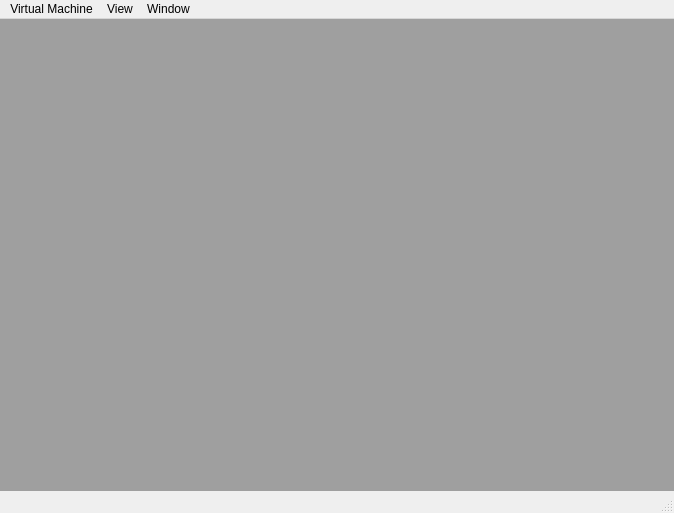
<?xml version="1.0" encoding="UTF-8"?>
<ui version="4.0">
 <class>DebuggerWindow</class>
 <widget class="QMainWindow" name="DebuggerWindow">
  <property name="geometry">
   <rect>
    <x>0</x>
    <y>0</y>
    <width>674</width>
    <height>513</height>
   </rect>
  </property>
  <property name="windowTitle">
   <string>Debugger</string>
  </property>
  <widget class="QWidget" name="centralwidget">
   <layout class="QGridLayout" name="gridLayout">
    <property name="sizeConstraint">
     <enum>QLayout::SetNoConstraint</enum>
    </property>
    <property name="leftMargin">
     <number>0</number>
    </property>
    <property name="topMargin">
     <number>0</number>
    </property>
    <property name="rightMargin">
     <number>0</number>
    </property>
    <property name="bottomMargin">
     <number>0</number>
    </property>
    <item row="0" column="0">
     <widget class="QMdiArea" name="mdiArea">
      <property name="sizePolicy">
       <sizepolicy hsizetype="Expanding" vsizetype="Expanding">
        <horstretch>0</horstretch>
        <verstretch>0</verstretch>
       </sizepolicy>
      </property>
     </widget>
    </item>
   </layout>
  </widget>
  <widget class="QMenuBar" name="menubar">
   <property name="geometry">
    <rect>
     <x>0</x>
     <y>0</y>
     <width>674</width>
     <height>21</height>
    </rect>
   </property>
   <widget class="QMenu" name="menu_Virtual_Machine">
    <property name="title">
     <string>Virtual Machine</string>
    </property>
    <addaction name="actionResume"/>
    <addaction name="actionStep_CPU"/>
    <addaction name="actionfind_word_value"/>
    <addaction name="actionFind_Word_Half_Value"/>
    <addaction name="actionAssemble_JAL"/>
    <addaction name="actionReanalyse_ee"/>
    <addaction name="actionFind_Functions"/>
   </widget>
   <widget class="QMenu" name="menuView">
    <property name="title">
     <string>View</string>
    </property>
    <widget class="QMenu" name="menuKernelObjects">
      <property name="title">
        <string>Kernel Objects</string>
      </property>
    </widget>
    <addaction name="actionView_Disassmebly"/>
    <addaction name="actionMemory"/>
    <addaction name="actionCall_Stack"/>
    <addaction name="actionFunctions"/>
    <addaction name="actionELF_File_Information"/>
    <addaction name="menuKernelObjects"/>
    <addaction name="actionView_Registers"/>
    <addaction name="separator"/>
    <addaction name="actionEmotionEngine_View"/>
    <addaction name="actionVector_Unit_0"/>
    <addaction name="actionVector_Unit_1"/>
    <addaction name="actionIOP_View"/>
   </widget>
   <widget class="QMenu" name="menuWindow">
    <property name="title">
     <string>Window</string>
    </property>
    <addaction name="actionCascade"/>
    <addaction name="actionTile"/>
    <addaction name="actionLayout_1024x768"/>
	<addaction name="actionLayout_1280x800"/>
    <addaction name="actionLayout_1280x1024"/>
    <addaction name="actionLayout_1600x1200"/>
   </widget>
   <addaction name="menu_Virtual_Machine"/>
   <addaction name="menuView"/>
   <addaction name="menuWindow"/>
  </widget>
  <widget class="QStatusBar" name="statusbar"/>
  <action name="actionResume">
   <property name="text">
    <string>Resume</string>
   </property>
   <property name="shortcut">
    <string>F5</string>
   </property>
  </action>
  <action name="actionStep_CPU">
   <property name="text">
    <string>Step CPU</string>
   </property>
   <property name="shortcut">
    <string>F10</string>
   </property>
  </action>
  <action name="actionfind_word_value">
   <property name="text">
    <string>Find Word Value in Memory...</string>
   </property>
  </action>
  <action name="actionFind_Word_Half_Value">
   <property name="text">
    <string>Find Word Low-Half Value in Memory</string>
   </property>
  </action>
  <action name="actionAssemble_JAL">
   <property name="text">
    <string>Assemble JAL...</string>
   </property>
  </action>
  <action name="actionReanalyse_ee">
   <property name="text">
    <string>Re-analyze EE Executable</string>
   </property>
  </action>
  <action name="actionFind_Functions">
   <property name="text">
    <string>Find Common EE Functions</string>
   </property>
  </action>
  <action name="actionView_Disassmebly">
   <property name="text">
    <string>Disassembly</string>
   </property>
  </action>
  <action name="actionMemory">
   <property name="text">
    <string>Memory</string>
   </property>
  </action>
  <action name="actionCall_Stack">
   <property name="text">
    <string>Call Stack</string>
   </property>
   <property name="shortcut">
    <string>Ctrl+A</string>
   </property>
  </action>
  <action name="actionFunctions">
   <property name="text">
    <string>Functions</string>
   </property>
   <property name="shortcut">
    <string>Ctrl+F</string>
   </property>
  </action>
  <action name="actionELF_File_Information">
   <property name="text">
    <string>ELF File Information</string>
   </property>
  </action>
  <action name="actionEmotionEngine_View">
   <property name="text">
    <string>EmotionEngine View</string>
   </property>
   <property name="shortcut">
    <string>Alt+1</string>
   </property>
  </action>
  <action name="actionVector_Unit_0">
   <property name="text">
    <string>Vector Unit 0 View</string>
   </property>
   <property name="shortcut">
    <string>Alt+2</string>
   </property>
  </action>
  <action name="actionVector_Unit_1">
   <property name="text">
    <string>Vector Unit 1 View</string>
   </property>
   <property name="toolTip">
    <string>Vector Unit 1 View</string>
   </property>
   <property name="shortcut">
    <string>Alt+3</string>
   </property>
  </action>
  <action name="actionIOP_View">
   <property name="text">
    <string>IOP View</string>
   </property>
   <property name="shortcut">
    <string>Alt+4</string>
   </property>
  </action>
  <action name="actionCascade">
   <property name="text">
    <string>Cascade</string>
   </property>
  </action>
  <action name="actionTile">
   <property name="text">
    <string>Tile</string>
   </property>
  </action>
  <action name="actionTile_Vertical">
   <property name="text">
    <string>Tile Vertical</string>
   </property>
  </action>
  <action name="actionLayout_1024x768">
   <property name="text">
    <string>Layout (1024x768)</string>
   </property>
  </action>
  <action name="actionLayout_1280x800">
   <property name="text">
    <string>Layout (1280x800)</string>
   </property>
  </action>
  <action name="actionLayout_1280x1024">
   <property name="text">
    <string>Layout (1280x1024)</string>
   </property>
  </action>
  <action name="actionLayout_1600x1200">
   <property name="text">
    <string>Layout (1600x1200)</string>
   </property>
  </action>
  <action name="actionView_Registers">
   <property name="text">
    <string>Registers</string>
   </property>
   <property name="toolTip">
    <string>Registers</string>
   </property>
  </action>
 </widget>
 <resources/>
 <connections/>
</ui>
